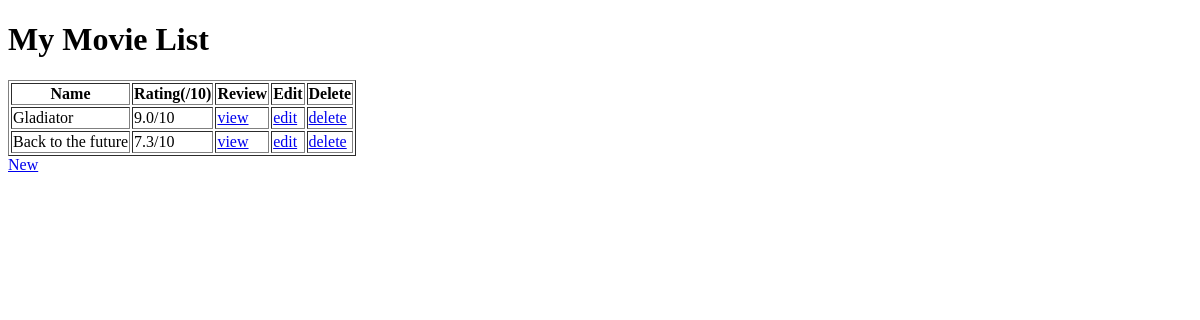
Before: / with the older database file.
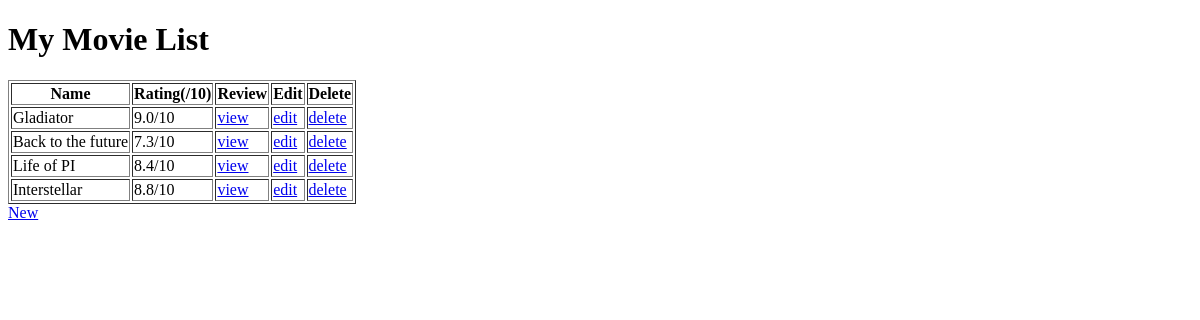
After: the same page with the newer database file.
### Crud/models.py (models this page shows, shortened)
class Movie(models.Model):
    title = models.CharField(max_length=200)
    rating = models.DecimalField(max_digits=2, decimal_places=1, help_text="Rating out of 10")
    review = models.TextField()

### Crud/views.py (the view)
# urls.py: path("", MovieListView.as_view(), name="movie_list"),
class MovieListView(ListView):
    model = Movie
    template_name = "Crud/movie_list.html"
    context_object_name = "movies"

### Crud/templates/Crud/Movie_list.html (shortened to what this page needs)
<!DOCTYPE html>
<html lang="en">
<head>
</head>
<body>
<h1>My Movie List</h1>
<table border="1">
<thead>
    <tr>
    <th>Name</th>
    <th>Rating(/10)</th>
    <th>Review</th>
    <th>Edit</th>
    <th>Delete</th>
    </tr>
</thead>
<tbody>
    {% for movie in object_list %}
    <tr>
    <td>{{ movie.title }}</td>
    <td>{{ movie.rating }}/10</td>
    <td><a href="{% url "movie_view" movie.id %}">view</a></td>
    <td><a href="{% url "movie_edit" movie.id %}">edit</a></td>
    <td><a href="{% url "movie_delete" movie.id %}">delete</a></td>
    </tr>
    {% endfor %}
</tbody>
</table>
<a href="{% url "movie_new" %}">New</a>
</body>
</html>

Changed rows visible on the page:
added Movie: title "Life of PI", rating "8.4"
added Movie: title "Interstellar", rating "8.8"
